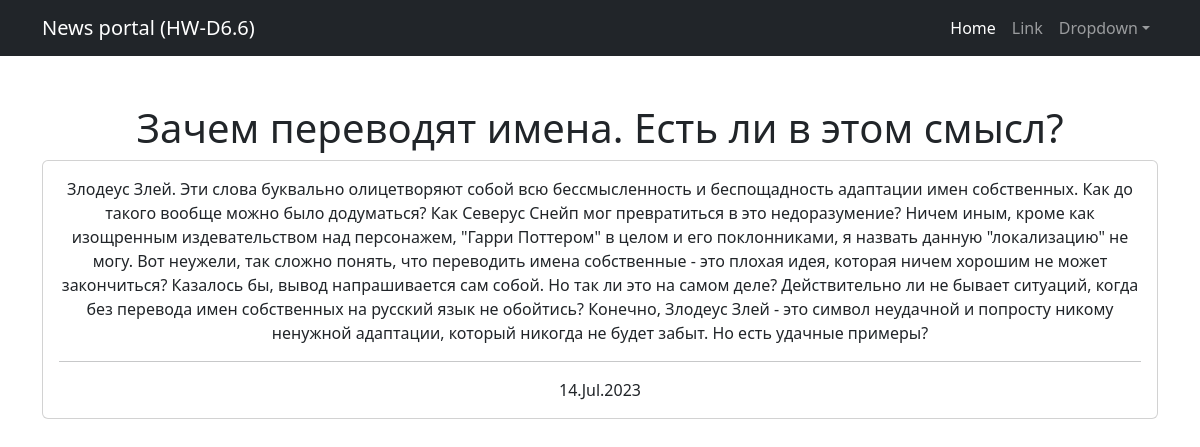
Screenshot of /news/2/ with the database file from the repository.
### news/models.py (models this page shows, shortened)
class Post(models.Model):
    author = models.ForeignKey(Author,
                               on_delete=models.CASCADE,
                               null=False)
    type = models.CharField(max_length=1,
                            choices=POST_TYPE,
                              default=news)
    publication_date = models.DateTimeField(auto_now_add=True)
    category = models.ManyToManyField(Category,
                                      through='PostCategory')
    title = models.CharField(max_length=100,
                             default='')
    content = models.TextField(default='Text here...')
    rating = models.IntegerField(default=0)

### news/views.py (the view)
# urls.py: path('<int:pk>/', PostDetail.as_view(), name = 'post_detail'),
class PostDetail(DetailView):
    model = Post
    template_name = 'post.html'
    context_object_name = 'post'

### templates/post.html (shortened to what this page needs)
{% extends 'flatpages/default.html' %}
{% block content %}
<h1>{{ post.title }}</h1>
<div class="card">
    <div class="card-body">
            {{ post.content }}
        <hr>
            {{ post.publication_date|date:'d.M.Y' }}
    </div>
</div>
{% endblock content %}

### rows the page displays
Post: title "Зачем переводят имена. Есть ли в этом смысл?", content "Злодеус Злей. Эти слова буквально олицетворяют собой всю бессмысленность и беспощадность адаптации имен собственных. Как до такого вообще можно было додуматься? Как Северус Снейп мог превратиться в это недоразумение? Ничем иным, кроме как изощренным издевательством над персонажем, \"Гарри Поттером\" в целом и его поклонниками, я назвать данную \"локализацию\" не могу. Вот неужели, так сложно понять, что переводить имена собственные - это плохая идея, которая ничем хорошим не может закончиться? Казалось бы, вывод напрашивается сам собой. Но так ли это на самом деле? Действительно ли не бывает ситуаций, когда без перевода имен собственных на русский язык не обойтись? Конечно, Злодеус Злей - это…", publication_date "14.Jul.2023"
